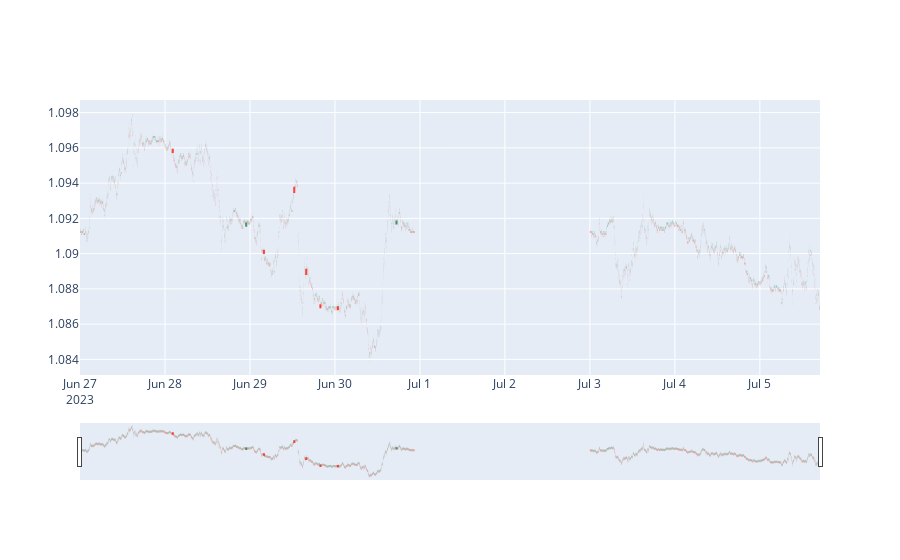

The notebook cell this image was saved under:
### Code cell
import plotly.graph_objects as go


fig = go.Figure()

fig.add_trace(go.Candlestick(x=df.index,
                open=df['Open'],
                high=df['High'],
                low=df['Low'],
                close=df['Close']))

### Figure 1 — Plotly figure (JSON) as saved in the notebook; plotly's stock layout.template omitted (floating-point values rounded to 4 significant figures; data arrays with more than 128 entries replaced by an {"elided": "..."} marker saying what was removed)
{"data": [{"close": {"elided": "9478 float values"}, "high": {"elided": "9478 float values"}, "low": {"elided": "9478 float values"}, "open": {"elided": "9478 float values"}, "type": "candlestick", "x": {"elided": "9478 str values"}}], "layout": {}}
